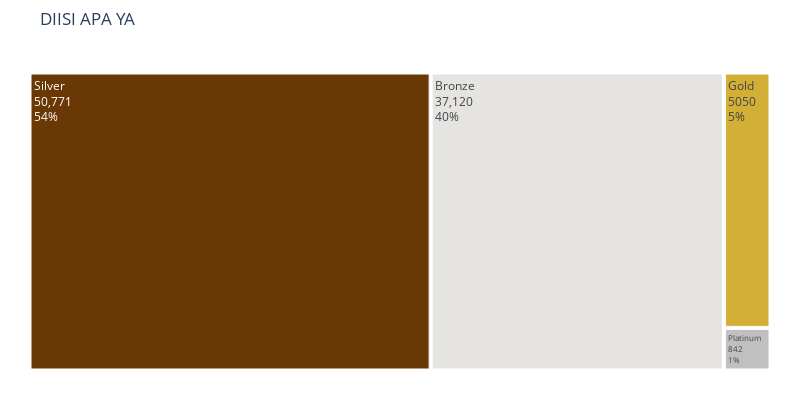

The notebook cell this image was saved under:
### Code cell
colors = ['#6A3805','#e5e4e2','#d4af37','#c0c0c0']

fig = px.treemap(fig, path=['level'],values='Customer Count', width=800, height=400, title="Customer Level")
fig.update_layout(
    treemapcolorway = colors, 
    margin = dict(t=50, l=25, r=25, b=25))

fig.data[0].textinfo = 'label+text+value+percent root'
fig.show()

### Figure 1 — Plotly figure (JSON) as saved in the notebook; plotly's stock layout.template omitted (floating-point values rounded to 4 significant figures)
{"data": [{"branchvalues": "total", "domain": {"x": [0, 1], "y": [0, 1]}, "hovertemplate": "labels=%{label}<br>Customer Count=%{value}<br>parent=%{parent}<br>id=%{id}<extra></extra>", "ids": ["Bronze", "Gold", "Platinum", "Silver"], "labels": ["Bronze", "Gold", "Platinum", "Silver"], "name": "", "parents": ["", "", "", ""], "textinfo": "label+text+value+percent root", "type": "treemap", "values": [37120, 5050, 842, 50771]}], "layout": {"height": 400, "legend": {"tracegroupgap": 0}, "margin": {"b": 25, "l": 25, "r": 25, "t": 50}, "title": {"text": "DIISI APA YA"}, "treemapcolorway": ["#6A3805", "#e5e4e2", "#d4af37", "#c0c0c0"], "width": 800}}
